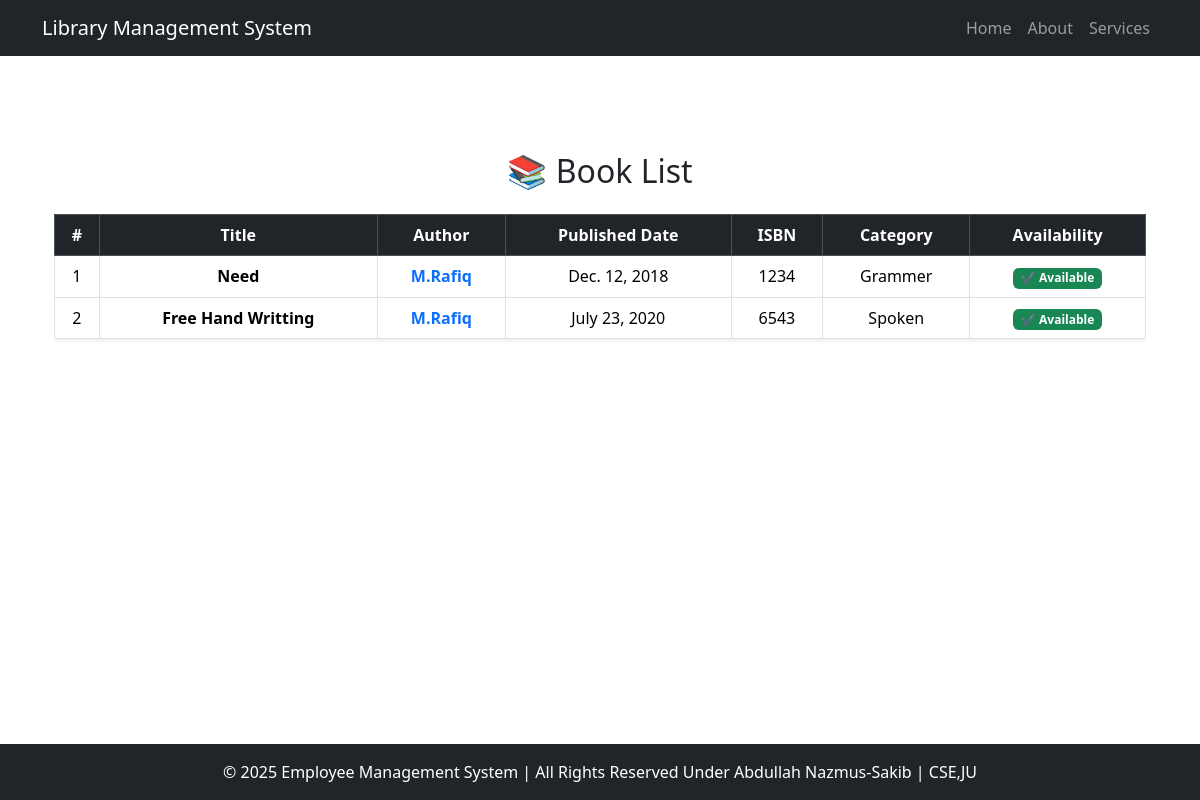
The page / on the database its author committed.
### books/models.py (models this page shows, shortened)
class Books(models.Model):
    title = models.CharField(max_length=40)
    author = models.ForeignKey(Author,on_delete=models.CASCADE, related_name='books')
    published_date = models.DateField()
    isbn = models.CharField(max_length=13, unique=True)
    category = models.CharField(max_length=50)
    available = models.BooleanField(default=True)
    thumbnail = models.ImageField(upload_to='books/',null=True,blank=True)
    descriptions = models.TextField(null=True,blank=True)
    Source = models.TextField(help_text="Enter the book online link for more deatils and buy link",null=True, blank=True)

class Author(models.Model):
    name = models.CharField(max_length=30)
    Msc = models.CharField(max_length=50)
    Bsc = models.CharField(max_length=50)
    birth_date = models.DateField(null=True, blank=True)
    nationality = models.CharField(max_length=30, null=True, blank=True)

### books/views.py (the view)
# urls.py: path("",views.HomePage,name='home'),
def HomePage(request):
    books = Books.objects.all()
    context={
        'books': books
    }
    return render(request,"books/index.html",context)

### templates/books/index.html (shortened to what this page needs)
{% extends "books/base.html" %}
{% block content %}
<div class="container my-5">
    <h2 class="text-center mb-4">📚 Book List</h2>
    {% if books %}
    <div class="table-responsive">
        <table class="table table-bordered table-hover shadow-sm">
            <thead class="table-dark text-center">
                <tr>
                    <th>#</th>
                    <th>Title</th>
                    <th>Author</th>
                    <th>Published Date</th>
                    <th>ISBN</th>
                    <th>Category</th>
                    <th>Availability</th>
                </tr>
            </thead>
            <tbody>
                {% for book in books %}
                <tr class="text-center">
                    <td>{{ forloop.counter }}</td>
                    <td class="fw-bold">{{ book.title }}</td>
                    <td>
                        <a href="{% url 'author' book.author.id %}" class="text-decoration-none fw-bold text-primary">
                            {{ book.author.name }}
                        </a>
                    </td>
                    <td>{{ book.published_date }}</td>
                    <td>{{ book.isbn }}</td>
                    <td>{{ book.category }}</td>
                    <td>
                        {% if book.available %}
                            <span class="badge bg-success">✔ Available</span>
                        {% else %}
                            <span class="badge bg-danger">❌ Not Available</span>
                        {% endif %}
                    </td>
                </tr>
                {% endfor %}
            </tbody>
        </table>
    </div>
    {% else %}
    <div class="alert alert-warning text-center">
        No books found in the database. 📖💡
    </div>
    {% endif %}
</div>
{% endblock content %}

### static/books/css/base.css (style rules this page uses)
html, body { height: 100%; }
body { display: flex; flex-direction: column; }

### rows shown on the page
Books: title "Need", author.name "M.Rafiq", published_date "Dec. 12, 2018", isbn "1234", category "Grammer", available "✔ Available"
Books: title "Free Hand Writting", author.name "M.Rafiq", published_date "July 23, 2020", isbn "6543", category "Spoken", available "✔ Available"
